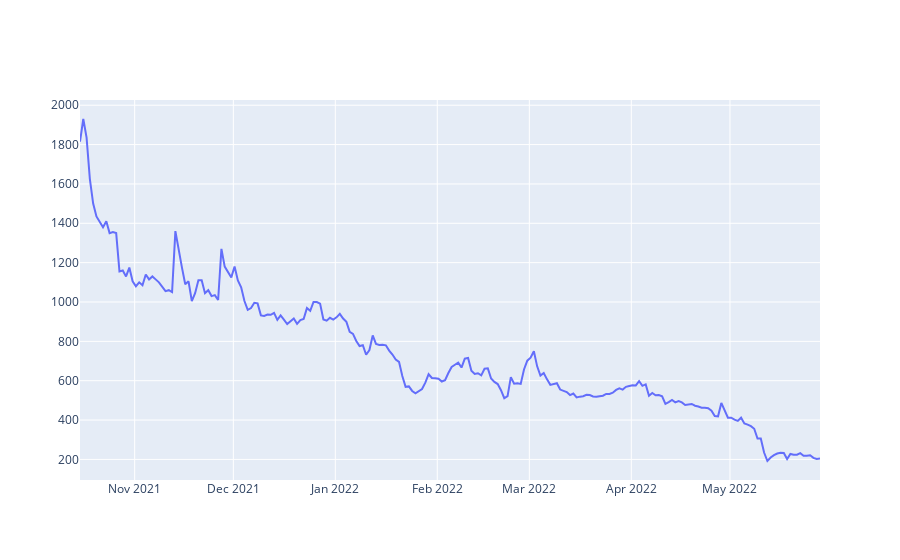

Source (notebook cell):
### Code cell
i = 63
if top_n_close[i] is not None:
    fig = go.Figure(
        go.Scatter(
            x = top_n_close[i]['candle_date_time_kst'], 
            y = top_n_close[i]['trade_price']
        )
    )
    fig.show()

### Figure 1 — Plotly figure (JSON) as saved in the notebook; plotly's stock layout.template omitted (floating-point values rounded to 4 significant figures; data arrays with more than 128 entries replaced by an {"elided": "..."} marker saying what was removed)
{"data": [{"type": "scatter", "x": {"elided": "227 str values"}, "y": {"elided": "227 int values"}}], "layout": {"autosize": true, "xaxis": {"autorange": true, "range": ["2021-10-15 09:00", "2022-05-28 09:00"], "type": "date"}, "yaxis": {"autorange": true, "range": [95.44, 2027.0], "type": "linear"}}}
